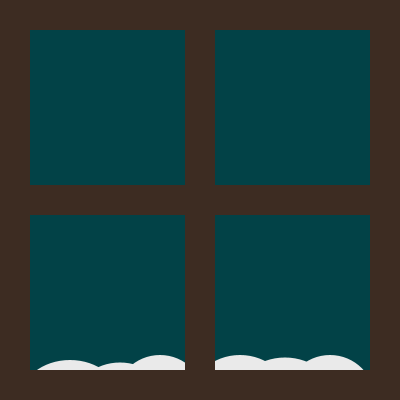
Frame 1 (no input)
Frame 60 (the mouse pressed at the canvas centre just before this capture): identical to frame 1, image omitted
Frame 120 (the mouse held since frame 60 and released just before this capture): identical to frame 1, image omitted

The Processing sketch that drew this single still picture (run headless with seeded random() and noise(); from frame 60 on, the mouse is pressed at the canvas centre):

// Processing sketch: processing_95767
// ── processing_95767.pde

int elements = 1000;
float x[] = new float[elements];
float y[] = new float[elements];

int numpoints = 0;
int frame = 0;
int opacity = 200;

void setup(){
  size(400,400);
  
}

void mouseDragged(){
  x[numpoints] = mouseX;
  y[numpoints] = mouseY;
  
  numpoints += 1;
}


void draw(){
  background(2,66,71);
  
  for(int i = 0; i<numpoints; i++){
    int size = (frame + i) % 30;
    fill(234,opacity);
    ellipse(x[i], y[i], size, size);
    ellipse(x[i]-1,y[i]-2,size-6,size-4);
    x[i] += random(-1,1);
    y[i] -= random(-1.1);
  }
  
  opacity -=1; 

  fill(61,44,34);
  noStroke();
  rect(0,0,30,400);
  rect(0,0,400,30);
  snow();
  fill(61,44,34);
  rect(370,0,30,400);
  rect(0,370,400,30);
  rect(185,0,30,400);
  rect(0,185,400,30);
  
}

void mousePressed() {
    numpoints = 0;
    opacity = 200;
}

void snow(){
  fill(234);
  noStroke();
  
  ellipse(70,400,100,80);
  ellipse(120,400,90,75);
  ellipse(160,400,90,90);
  ellipse(240,400,100,90);
  ellipse(285,400,100,85);
  ellipse(330,400,90,90);
}
